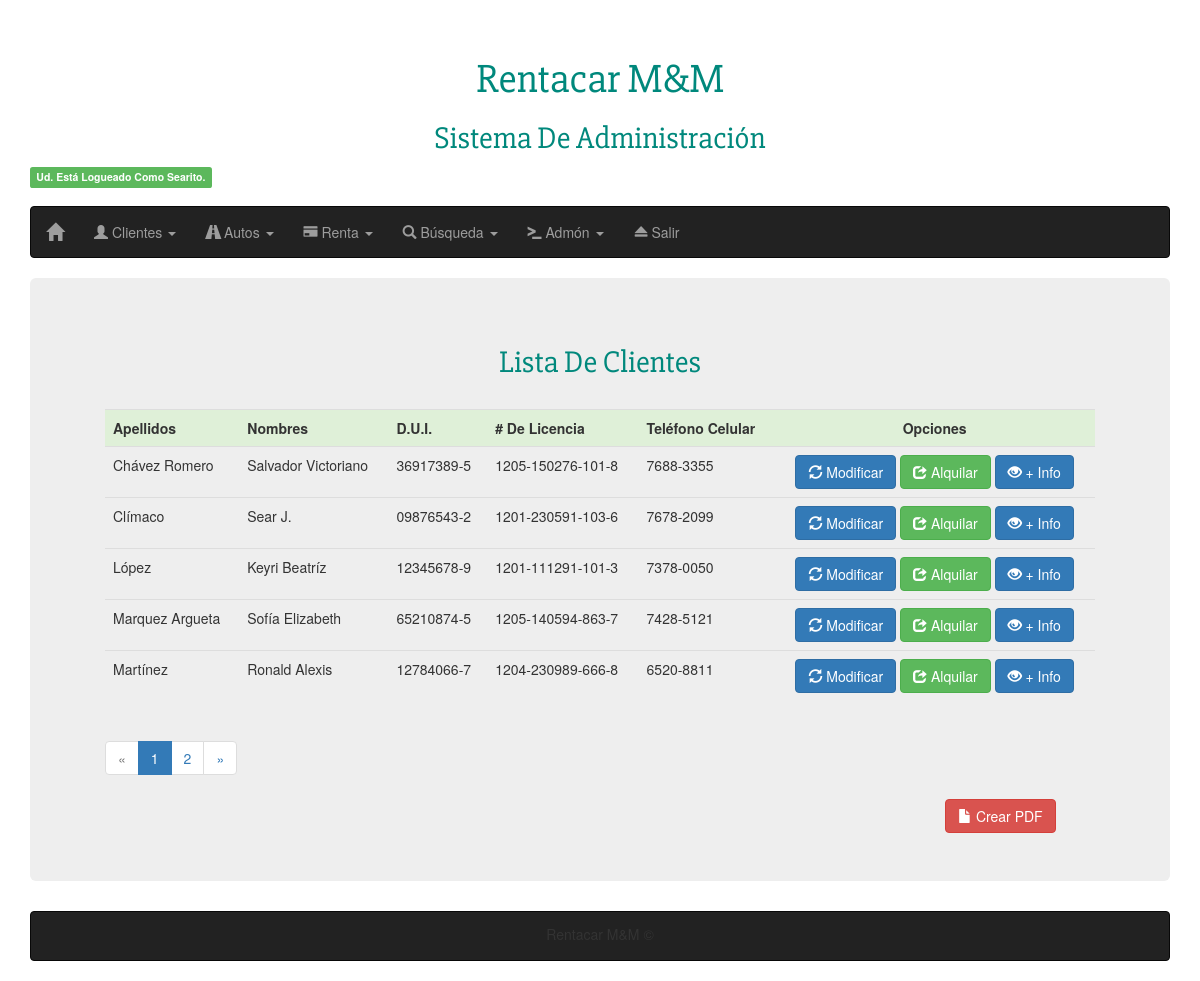
Screenshot of /client-list.php (signed in) with the database file from the repository.
### tables this page shows
CREATE TABLE `clientes` (
  `id` int(10) NOT NULL,
  `nombres` varchar(40) NOT NULL,
  `apellidos` varchar(40) NOT NULL,
  `dui` varchar(10) NOT NULL,
  `licencia` varchar(17) NOT NULL,
  `direccion` varchar(75) NOT NULL,
  `tfijo` varchar(9) NOT NULL,
  `tcel` varchar(9) NOT NULL,
  `tcel2` varchar(9) NOT NULL,
  `email` varchar(40) NOT NULL
);

### func/ez_sql_mysql.php (called while the page is built, shortened)
<?php
	$ezsql_mysql_str = array
	(
		1 => 'Require $dbuser and $dbpassword to connect to a database server',
		2 => 'Error establishing mySQL database connection. Correct user/password? Correct hostname? Database server running?',
		3 => 'Require $dbname to select a database',
		4 => 'mySQL database connection is not active',
		5 => 'Unexpected error while trying to select database'
	);
	class ezSQL_mysql extends ezSQLcore
	{
		function connect($dbuser='', $dbpassword='', $dbhost='localhost')
		{
			global $ezsql_mysql_str; $return_val = false;
			if ( ! $dbuser )
			{
				$this->register_error($ezsql_mysql_str[1].' in '.__FILE__.' on line '.__LINE__);
				$this->show_errors ? trigger_error($ezsql_mysql_str[1],E_USER_WARNING) : null;
			}
			else if ( ! $this->dbh = @mysql_connect($dbhost,$dbuser,$dbpassword,true,131074) )
			{
				$this->register_error($ezsql_mysql_str[2].' in '.__FILE__.' on line '.__LINE__);
				$this->show_errors ? trigger_error($ezsql_mysql_str[2],E_USER_WARNING) : null;
			}
			else
			{
				$return_val = true;
				$this->conn_queries = 0;
			}
			return $return_val;
		}
		function query($query)
		{
			$return_val = 0;
			$query = trim($query);
			$this->result = @mysql_query($query,$this->dbh);
			if ( preg_match("/^(insert|delete|update|replace|truncate|drop|create|alter|set|lock|unlock)\s+/i",$query) )
			{
				$is_insert = true;
				$this->rows_affected = @mysql_affected_rows($this->dbh);
				if ( preg_match("/^(insert|replace)\s+/i",$query) )
				{
					$this->insert_id = @mysql_insert_id($this->dbh);
				}
				$return_val = $this->rows_affected;
			}
			else
			{
				$is_insert = false;
				$i=0;
				$num_rows=0;
				while ( $row = @mysql_fetch_object($this->result) )
				{
					$num_rows++;
				}
				$this->num_rows = $num_rows;
				$return_val = $this->num_rows;
			}
			return $return_val;
		}
	}

### func/ez_sql_core.php (called while the page is built, shortened)
<?php
	class ezSQLcore
	{
		var $num_queries      = 0;
		var $conn_queries     = 0;
		var $timers           = array();
		function flush()
		{
			$this->last_result = null;
		}
		function get_results($query=null, $output = OBJECT)
		{
			if ( $query )
			{
				$this->query($query);
			}
			if ( $output == OBJECT )
			{
				return $this->last_result;
			}
		}
		function timer_get_cur()
		{
			list($usec, $sec) = explode(" ",microtime());
			return ((float)$usec + (float)$sec);
		}
		function timer_start($timer_name)
		{
			$this->timers[$timer_name] = $this->timer_get_cur();
		}
		function timer_elapsed($timer_name)
		{
			return round($this->timer_get_cur() - $this->timers[$timer_name],2);
		}
		function count ($all = true, $increase = false) {
			if ($increase) {
				$this->num_queries++;
				$this->conn_queries++;
			}
			return ($all) ? $this->num_queries : $this->conn_queries;
		}
	}

### client-list.php (the view, shortened to what this page needs)
<?php
	include_once('header.php');
	include_once('barra.php');
	include_once('func/ez_sql_core.php');
	include_once('func/ez_sql_mysql.php');
	include_once('func/Zebra_Pagination.php');
	$connEzCore = new ezSQL_mysql('root', '', 'rentacar');
	$totalClientes = $connEzCore->get_var("SELECT count(*) FROM clientes");
	$mostrarxPag = 5;
	$paginacion = new Zebra_Pagination();
	$paginacion->records($totalClientes);
	$paginacion->records_per_page($mostrarxPag);
	$paginacion->padding(false);
	$clientes = $connEzCore->get_results('SELECT * FROM clientes ORDER BY apellidos ASC LIMIT ' . (($paginacion->get_page() - 1) * $mostrarxPag) . ', ' . $mostrarxPag)
?>
<div class="jumbotron">
	<div class="container">
		<h2 class="subtitulo slavo verde centro">Lista De Clientes</h2>
		<div class="table-responsive"><br>
			<table class="table table-hover">
				<tr class="success">
					<th>Apellidos</th>
					<th>Nombres</th>
					<th>D.U.I.</th>
					<th># De Licencia</th>
					<th>Teléfono Celular</th>
					<th class="centro" colspan="2">Opciones</th>
				</tr>
				<?php foreach ($clientes as $printing): ?>
					<tr>
						<td><?php echo $printing->apellidos; ?></td>
						<td><?php echo $printing->nombres; ?></td>
						<td><?php echo $printing->dui; ?></td>
						<td><?php echo $printing->licencia; ?></td>
						<td><?php echo $printing->tcel; ?></td>
						<td class="centro">
							<a href="modificar-cliente.php?id=<?php echo $printing->id; ?>" class="btn btn-primary">
								<span class='glyphicon glyphicon-refresh'></span> Modificar</a>
							<a href="alquilandoc.php?id=<?php echo $printing->id; ?>" class="btn btn-success">
							<span class='glyphicon glyphicon-share'></span> Alquilar</a>
							<button type="button" class="btn btn-primary" data-toggle="modal"  data-target="#myModal"
							        value="<?php echo $printing->id; ?>" id="minfo" name="minfo" href="javascript:;"
							        onclick="gettingClientId($(this).val()); return false;">
								<span class='glyphicon glyphicon-eye-open'></span> + Info
							</button>
						</td>
					</tr>
				<?php endforeach ?>
			</table>
			<div class="col-lg-5 col-md-5 col-sm-5 col-xs-12"></div>
			<div class="col-lg-5 col-md-5 col-sm-5 col-xs-12"></div>
			<div class="col-lg-2 col-md-2 col-sm-3 col-xs-4">
				<a href="client-list-pdf.php" target="_blank" class="btn btn-danger"><span class="glyphicon glyphicon-file"></span> Crear PDF</a>
			</div>
		</div>
	</div>
</div>
<?php
	require('footer.php');
?>

### css/maquillaje.css (style rules this page uses)
body { font-family: 'Lato'; font-size: 1.0em; background-color: #f4f4f4; }
.slavo { font-family: 'Slabo27px', Arial; }
.subtitulo { font-size: 2.2em; }
.verde { color: #00887C; }
a { text-decoration: none; }
.centro { text-align: center; }

### rows the page displays
clientes: apellidos "Chávez Romero", nombres "Salvador Victoriano", dui "36917389-5", licencia "1205-150276-101-8", tcel "7688-3355", $printing->id 9 (drawn)
clientes: apellidos "Clímaco", nombres "Sear J.", dui "09876543-2", licencia "1201-230591-103-6", tcel "7678-2099", $printing->id 3 (drawn)
clientes: apellidos "López", nombres "Keyri Beatríz", dui "12345678-9", licencia "1201-111291-101-3", tcel "7378-0050", $printing->id 7 (drawn)
clientes: apellidos "Marquez Argueta", nombres "Sofía Elizabeth", dui "65210874-5", licencia "1205-140594-863-7", tcel "7428-5121", $printing->id 5 (drawn)
clientes: apellidos "Martínez", nombres "Ronald Alexis", dui "12784066-7", licencia "1204-230989-666-8", tcel "6520-8811", $printing->id 4 (drawn)

### other values shown
$_SESSION['nombre'] "Searito"
$this->_properties['previous'] "«"
$this->_properties['next'] "»"
